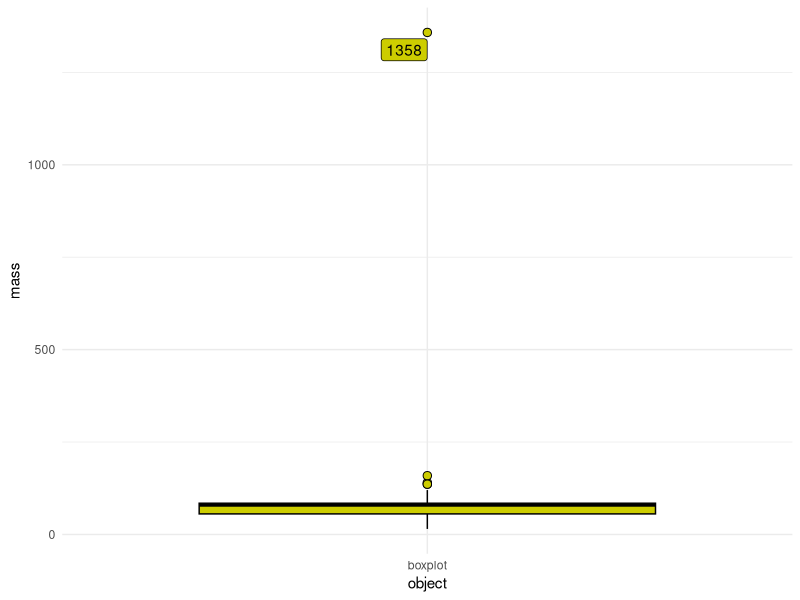
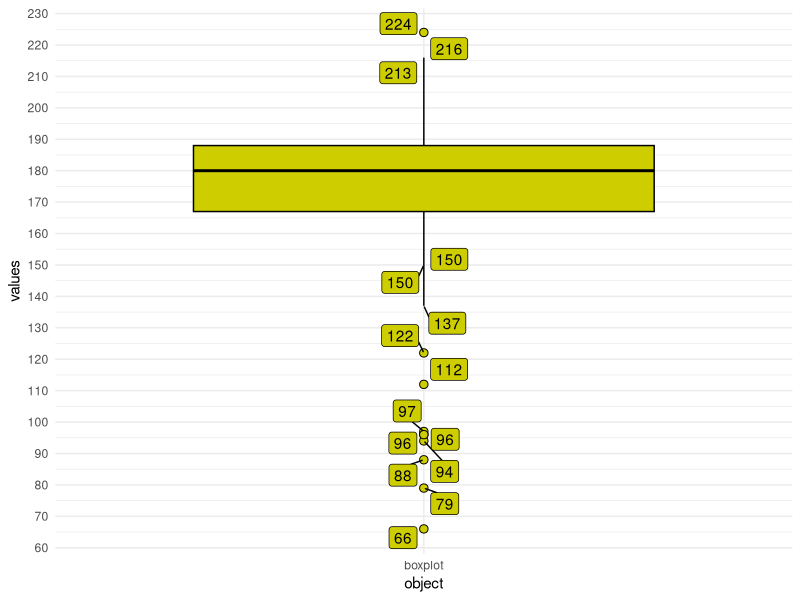
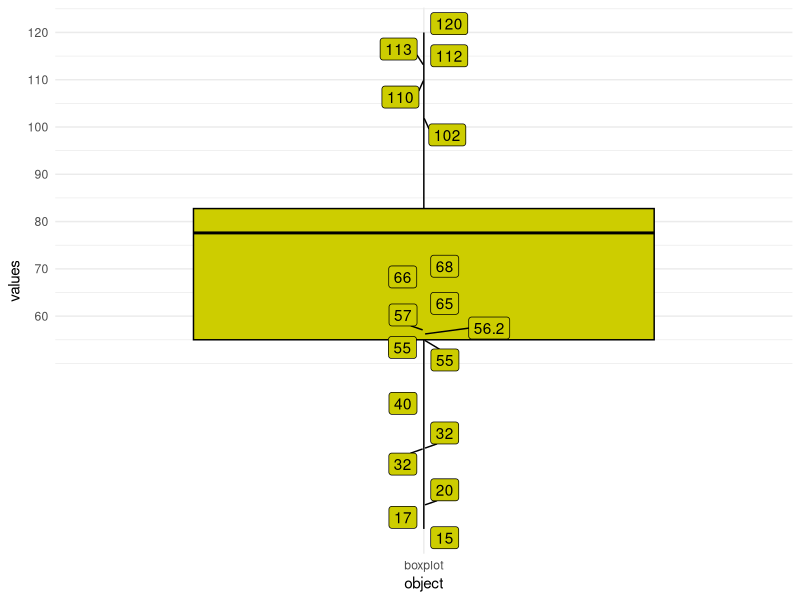

These charts were generated, in order, by the following R code:
## ---- chunk 1
knitr::opts_chunk$set(echo = TRUE)
## ---- chunk 2
library(tidyverse)

library(ggrepel)
## ---- chunk 3
data("starwars")

head(starwars)
## ---- chunk 4
outlier_detect <- function(data){
  
  if(require("tidyverse") == TRUE){
       library(tidyverse)
    } else {
    install.packages("tidyverse")
    library(tidyverse)
      }
  
  summarised_data <- summary(data)

  interquartil_space <- (summarised_data[5] - summarised_data[2]) * 1.5

  upper_outlier <- summarised_data[5] + interquartil_space

  lower_outlier <- summarised_data[2] - interquartil_space
    
  upper_outlier_condition <- if(any(data %>% na.omit() > upper_outlier) == TRUE){
             message("upper outlier: TRUE")
              print(data %>%
                      as.data.frame %>%
                      dplyr::filter(data > summarised_data[5]) %>% 
                      dplyr::filter(. > upper_outlier) %>%
                      dplyr::pull() %>% 
                      as.numeric())
              } else {
                message("upper outlier: FALSE")
                } 
    
  lower_outlier_condition <- if(any(data %>% na.omit() < lower_outlier) == TRUE) {
          message("lower outlier: TRUE")
          print(data %>%
                  as.data.frame %>%
                  dplyr::filter(data < summarised_data[2]) %>% 
                  dplyr::filter(. < lower_outlier) %>%
                  dplyr::pull() %>% 
                  as.numeric())
          } else {
            message("lower outlier: FALSE")
          }
  }
## ---- chunk 5
outlier_detect(data = starwars$mass)

dataset_teste <- data.frame(starwars %>% 
                              select(mass),
                              object = "boxplot")

dataset_teste %>% 
  ggplot(aes(object, mass))+
  geom_boxplot(fill = "yellow3",
               color = "black",
               outlier.shape = 21,
               outlier.size = 2.5)+
  geom_label_repel(aes(label = mass),
                   fill = "yellow3")+
  theme_minimal()
## ---- chunk 6
outlier_remove <- function(data, outliers = ...){
  
  A <- require("tidyverse")
  
  if(A == TRUE){
       library(tidyverse)
    } else {
    install.packages("tidyverse")
    library(tidyverse)
    }
     
  removing <- data %>% 
    as.data.frame %>%
    dplyr::filter(!data %in% outliers) %>% 
    dplyr::pull() %>% 
    as.numeric()
  
  return(removing)
}
## ---- chunk 7
removed <- outlier_remove(dat = starwars$height, outliers = c(264, 234, 228, 229))

removed

dataset_removed <- data.frame(values = removed,
                              object = "boxplot")

dataset_removed %>% 
  ggplot(aes(object, values))+
  geom_boxplot(fill = "yellow3",
               color = "black",
               outlier.shape = 21,
               outlier.size = 2.5)+
  geom_label_repel(aes(label = values),
                   fill = "yellow3")+
  scale_y_continuous(breaks = seq(60,270,10))+
  theme_minimal()
## ---- chunk 8
outlier_remove_all <- function(data){
  
  A <- require("tidyverse")
  
  if(A == TRUE){
       library(tidyverse)
    } else {
    install.packages("tidyverse")
    library(tidyverse)
    }
     
  summarised_data <- summary(data)

  interquartil_space <- (summarised_data[5] - summarised_data[2]) * 1.5

  upper_outlier <- summarised_data[5] + interquartil_space

  lower_outlier <- summarised_data[2] - interquartil_space
    
  upper_outlier_set <- data %>% 
    as.data.frame %>%
    dplyr::filter(data > summarised_data[5]) %>%
    dplyr::filter(. > upper_outlier) %>%
    dplyr::pull() %>% 
    as.numeric()
              
  lower_outlier_set <- data %>%
    as.data.frame %>%
    dplyr::filter(data < summarised_data[2]) %>% 
    dplyr::filter(. < lower_outlier) %>% 
    dplyr::pull() %>% 
    as.numeric()
  
  removing <- data %>% 
    as.data.frame %>%
    dplyr::filter(!data %in% upper_outlier_set & !data %in% lower_outlier_set) %>% 
    dplyr::pull() %>% 
    as.numeric()
  
  return(removing)
}
## ---- chunk 9
removed_all <- outlier_remove_all(data = starwars$mass) 

removed_all

dataset_removed_all <- data.frame(values = removed_all,
                                  object = "boxplot")

dataset_removed_all %>% 
  ggplot(aes(object, values))+
  geom_boxplot(fill = "yellow3",
               color = "black",
               outlier.shape = 21,
               outlier.size = 2.5)+
  geom_label_repel(aes(label = values),
                   fill = "yellow3")+
  scale_y_continuous(breaks = seq(60,270,10))+
  theme_minimal()
